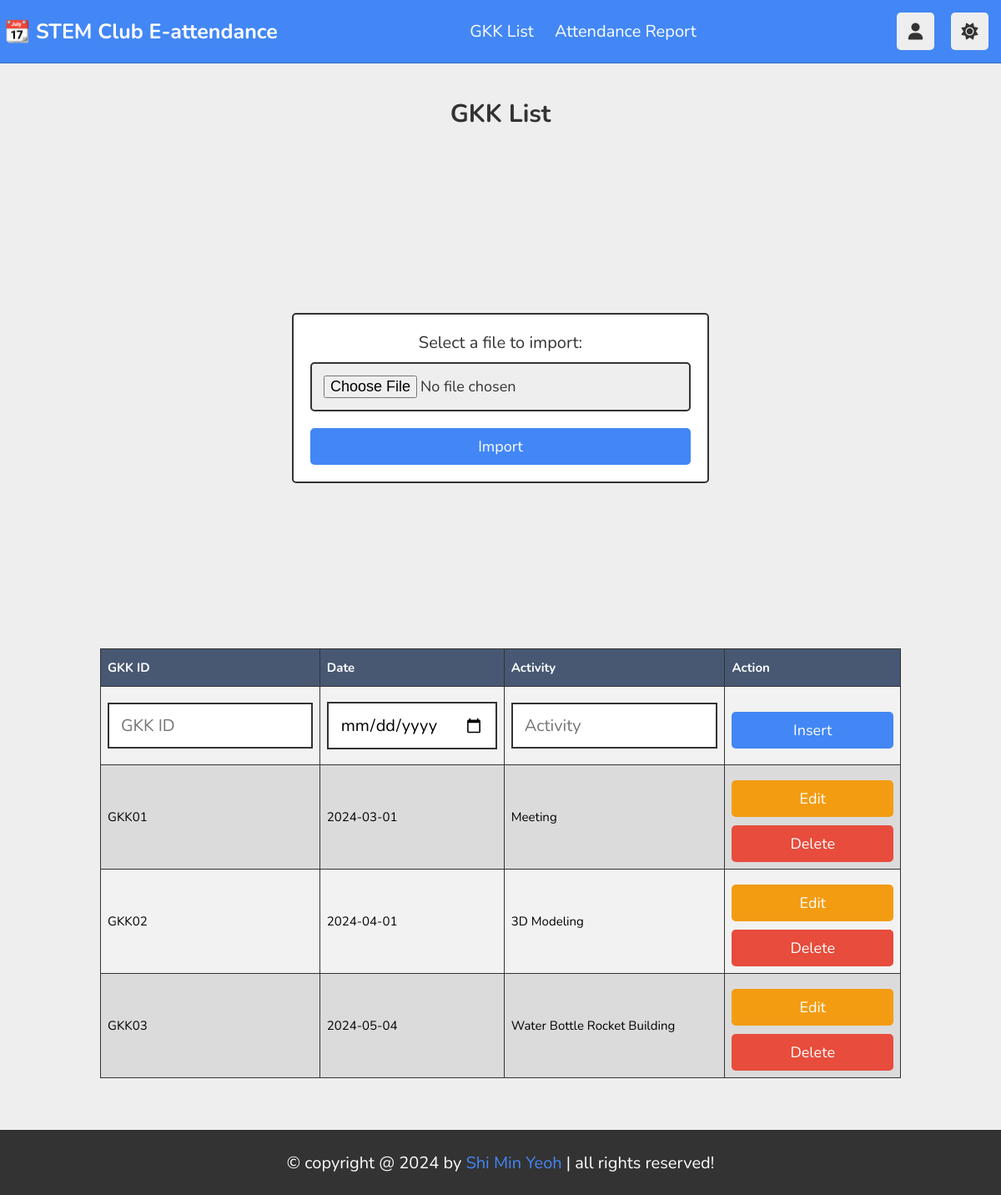
Page /adminGKK.php (signed in) on the committed database.
### tables this page shows
CREATE TABLE `gkk` (
  `ID_GKK` varchar(10) NOT NULL,
  `Tarikh` varchar(50) NOT NULL,
  `Aktiviti` varchar(50) NOT NULL
);

### adminGKK.php (the view, shortened to what this page needs)
<?php
require_once "db_connect.php";
?>
<!DOCTYPE html>
<html lang="en">
<head>
    <link rel="stylesheet" href="css/style.css">
    <link rel="stylesheet" href="https://cdnjs.cloudflare.com/ajax/libs/font-awesome/6.1.2/css/all.min.css">
</head>
<body>
    <?php include 'adminNav.php'; ?>
    <div class="container-table">
        <h1>GKK List</h1>
        <div class="form-container">
        <form method="POST" action="" enctype="multipart/form-data">
            <label for="file">Select a file to import:</label>
            <input type="file" name="file" required class="box">
            <input type="submit" name="submit" value="Import" class="btn">
        </form>
</div>
<table border='1' id="reportTable">
    <tr>
        <th>GKK ID</th>
        <th>Date</th>
        <th>Activity</th>
        <th>Action</th>
    </tr>
    <tr>
        <form action="insert.php" method="post">
            <td><input type="text" name="id" placeholder="GKK ID" required class="box"></td>
            <td><input type="date" name="date" required class="box"></td>
            <td><input type="text" name="activity" placeholder="Activity" required class="box"></td>
            <td>
            <input type="submit" name="submit" value="Insert" class="btn">
            </td>
        </form>
    </tr>
    <?php
    $sql = "SELECT * FROM gkk";
    $result = mysqli_query($conn, $sql);
    if (mysqli_num_rows($result) > 0) {
        while ($row = mysqli_fetch_array($result)) {
            $IDGKK = $row['ID_GKK'];
            $Tarikh = $row['Tarikh'];
            $Aktiviti = $row['Aktiviti'];
            echo "<tr>";
            echo "<td>".$IDGKK."</td>";
            echo "<td>".$Tarikh."</td>";
            echo "<td>".$Aktiviti."</td>";
            echo "<td class='tdaction'>";
            echo "<a class='btn inline-option-btn' href='adminEditGkk.php?id=" . $row['ID_GKK'] . "'>Edit</a>";
            echo "<a class='btn inline-delete-btn' href='delete.php?id=" . $row['ID_GKK'] . "'>Delete</a>";
            echo "</td>";
            echo "</tr>";
        }
    } else {
        echo "<tr><td colspan='4'>No Information Available.</td></tr>";
    }
    ?>
</table>
    </div>
    <?php include 'footer.php'; ?>
</body>
</html>

### css/style.css (style rules this page uses)
:root { --color1:#4287f5; --color2:#f5b342; --red:#e74c3c; --orange:#f39c12; --light-color:#888; --light-bg:#eee; --black:#333; --white:#fff; --border:.1rem solid rgba(0,0,0,.2); }
* { font-family: 'Nunito', sans-serif; margin:0; padding:0; box-sizing: border-box; outline: none; border:none; text-decoration: none; }
html { font-size: 62.5%; overflow-x: hidden; }
body { background-color: var(--light-bg); padding-bottom: 100px; }
.inline-btn, .inline-option-btn, .inline-delete-btn, .btn, .delete-btn, .option-btn { border-radius: .5rem; color:#fff; font-size: 1.8rem; cursor: pointer; text-transform: capitalize; padding:1rem 3rem; text-align: center; margin-top: 1rem; }
.btn, .delete-btn, .option-btn { display: block; width: 100%; }
.inline-btn, .inline-option-btn, .inline-delete-btn { display: inline-block; }
.btn, .inline-btn { background-color: var(--color1); }
.option-btn, .inline-option-btn { background-color:var(--orange); }
.delete-btn, .inline-delete-btn { background-color: var(--red); }
.container-table { max-width: 1000px; margin: 20px auto; padding: 20px; border-radius: 8px; overflow-x: auto; position: relative; }
.container-table h1 { text-align: center; margin-bottom: 20px; font-size: 30px; color:var(--black); }
.container-table table { width: 100%; border-collapse: collapse; font-size: 15px; }
.container-table td,th { border: 1.5px solid var(--black); padding: 8px; }
.container-table tr:nth-child(even) { background-color: #f2f2f2; }
.container-table tr:nth-child(odd) { background-color: #dcdbdb; }
.container-table th { padding-top: 12px; padding-bottom: 12px; text-align: left; background-color: #485873; color: white; }
.tdaction { text-align: center; gap: 1rem; }
.form-container { padding-top: 80px; min-height: 100vh; display: flex; align-items: center; justify-content: center; text-align: center; padding-bottom: 80px; }
.form-container form { width: 500px; background-color: var(--light-bg); border:2px solid var(--black); padding:20px; text-align: center; }
.form-container form .box { width: 100%; padding:12px 14px; font-size: 20px; text-transform: none; border:2px solid var(--black); margin:10px 0; }
.form-container form label { font-size: 20px; margin-top: 20px; color: var(--black); }
td .box { width: 100%; padding:12px 14px; font-size: 20px; text-transform: none; border:2px solid var(--black); margin:10px 0; }
.form-container { min-height: calc(100vh - 20rem); display: flex; align-items: center; justify-content: center; }
.form-container form { background-color: var(--white); border-radius: .5rem; padding: 2rem; width: 50rem; }
.form-container form .box { font-size: 1.8rem; color: var(--black); border-radius: .5rem; padding: 1.4rem; background-color: var(--light-bg); width: 100%; margin: 1rem 0; }
@media (max-width:1200px) { body { padding-left: 0; } }

### rows in the picture
gkk: ID_GKK "GKK01", Tarikh "2024-03-01", Aktiviti "Meeting"
gkk: ID_GKK "GKK02", Tarikh "2024-04-01", Aktiviti "3D Modeling"
gkk: ID_GKK "GKK03", Tarikh "2024-05-04", Aktiviti "Water Bottle Rocket Building"
